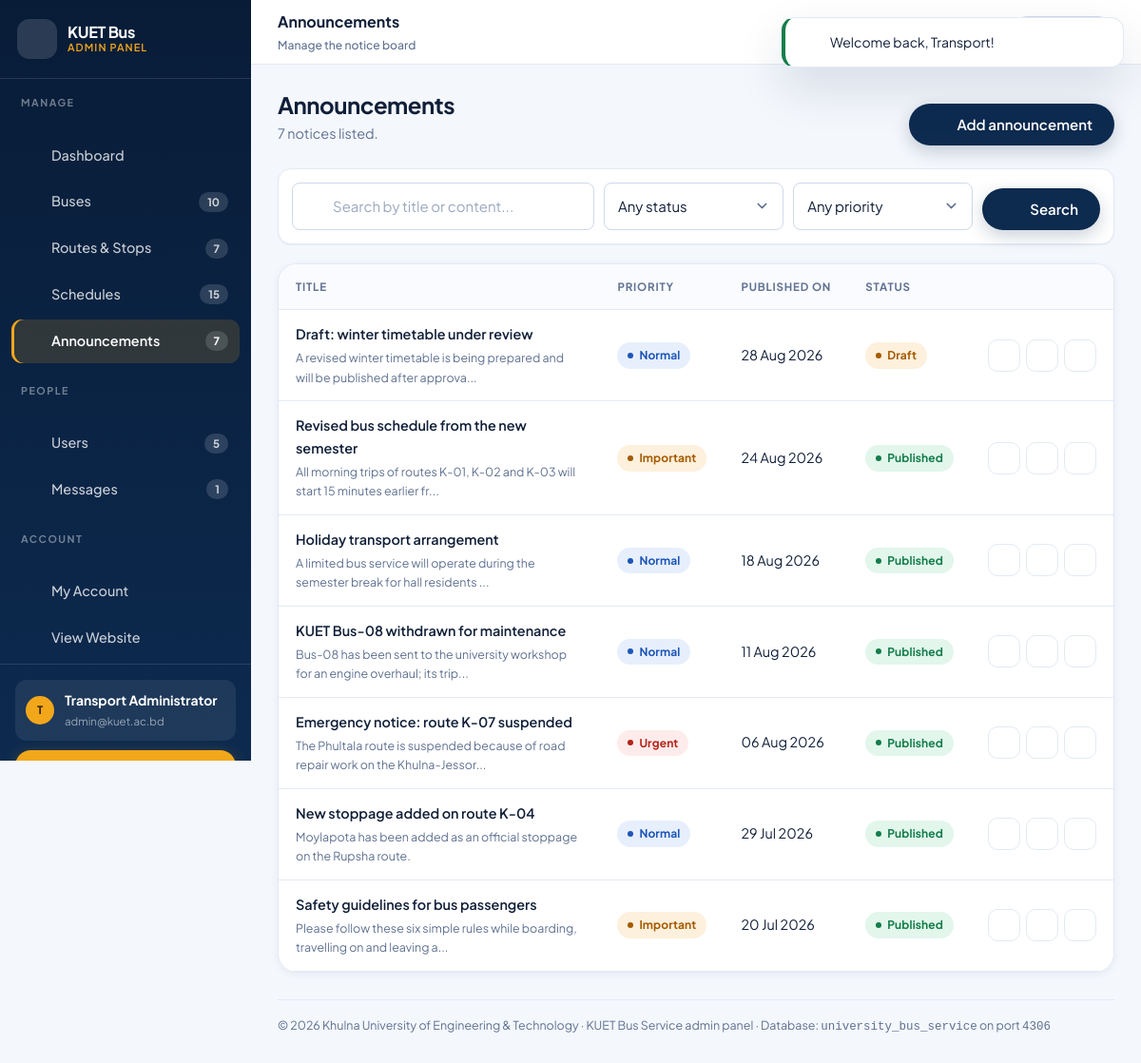
Screenshot of /admin/announcements/index.php (signed in) with the database file from the repository.
### tables this page shows
CREATE TABLE `users` (
    `id`         INT UNSIGNED NOT NULL AUTO_INCREMENT,
    `full_name`  VARCHAR(100)  NOT NULL,
    `email`      VARCHAR(150)  NOT NULL,
    `password`   VARCHAR(255)  NOT NULL,           
    `student_id` VARCHAR(30)       NULL,
    `department` VARCHAR(100)      NULL,
    `phone`      VARCHAR(20)       NULL,
    `role`       ENUM('user','admin') NOT NULL DEFAULT 'user',
    `created_at` TIMESTAMP     NOT NULL DEFAULT CURRENT_TIMESTAMP,
    `updated_at` TIMESTAMP     NOT NULL DEFAULT CURRENT_TIMESTAMP ON UPDATE CURRENT_TIMESTAMP,
    PRIMARY KEY (`id`),
    UNIQUE KEY `uq_users_email` (`email`),
    KEY `idx_users_role` (`role`)
);

CREATE TABLE `announcements` (
    `id`                INT UNSIGNED NOT NULL AUTO_INCREMENT,
    `title`             VARCHAR(160) NOT NULL,
    `short_description` VARCHAR(255) NOT NULL,
    `content`           TEXT         NOT NULL,
    `priority`          ENUM('Normal','Important','Urgent') NOT NULL DEFAULT 'Normal',
    `status`            ENUM('Published','Draft') NOT NULL DEFAULT 'Published',
    `published_on`      DATE         NOT NULL,
    `created_at`        TIMESTAMP    NOT NULL DEFAULT CURRENT_TIMESTAMP,
    `updated_at`        TIMESTAMP    NOT NULL DEFAULT CURRENT_TIMESTAMP ON UPDATE CURRENT_TIMESTAMP,
    PRIMARY KEY (`id`),
    KEY `idx_ann_status_date` (`status`, `published_on`)
);

### config/database.php (called while the page is built, shortened)
<?php
function db(): PDO
{
    static $pdo = null;
    if ($pdo instanceof PDO) {
        return $pdo;
    }
    $dsn = 'mysql:host=' . DB_HOST . ';port=' . DB_PORT . ';dbname=' . DB_NAME . ';charset=' . DB_CHARSET;
    $options = [
        PDO::ATTR_ERRMODE            => PDO::ERRMODE_EXCEPTION,
        PDO::ATTR_DEFAULT_FETCH_MODE => PDO::FETCH_ASSOC,
        PDO::ATTR_EMULATE_PREPARES   => false,
        PDO::ATTR_STRINGIFY_FETCHES  => false,
    ];
    try {
        $pdo = new PDO($dsn, DB_USER, DB_PASS, $options);
    } catch (PDOException $e) {
        error_log('[DB] ' . $e->getMessage());
        http_response_code(500);
        $detail = APP_DEBUG ? htmlspecialchars($e->getMessage(), ENT_QUOTES, 'UTF-8') : '';
        die(
            '<!doctype html><html lang="en"><head><meta charset="utf-8">'
            . '<meta name="viewport" content="width=device-width, initial-scale=1">'
            . '<title>Database unavailable</title>'
            . '<style>body{font-family:system-ui,Segoe UI,Arial,sans-serif;background:#f4f6fb;color:#102a53;'
            . 'display:flex;min-height:100vh;align-items:center;justify-content:center;margin:0;padding:24px}'
            . '.box{background:#fff;max-width:560px;padding:40px;border-radius:18px;'
            . 'box-shadow:0 20px 45px rgba(16,42,83,.12)}h1{margin:0 0 12px;font-size:22px}'
            . 'code{background:#eef2f9;padding:2px 6px;border-radius:6px;font-size:13px}'
            . 'li{margin-bottom:6px;line-height:1.6}</style></head><body><div class="box">'
            . '<h1>Cannot connect to the database</h1>'
            . '<p>The site could not reach the MySQL server. Please check the following:</p><ul>'
            . '<li>XAMPP &rarr; MySQL module is <strong>running</strong>.</li>'
            . '<li>MySQL is listening on port <code>' . DB_PORT . '</code>.</li>'
            . '<li>The database <code>' . DB_NAME . '</code> has been imported from '
            . '<code>database/university_bus_service.sql</code>.</li>'
            . '</ul>' . ($detail ? '<p><small>' . $detail . '</small></p>' : '')
            . '</div></body></html>'
        );
    }
    return $pdo;
}

### includes/auth.php (called while the page is built, shortened)
<?php
function isLoggedIn(): bool
{
    return !empty($_SESSION['user_id']);
}
function currentUser(): ?array
{
    $user = fetchOne(
        'SELECT id, full_name, email, student_id, department, phone, role FROM users WHERE id = ?',
        [(int) $_SESSION['user_id']]
    );
    return $user;
}

### admin/announcements/index.php (the view, shortened to what this page needs)
<?php
$pageTitle    = 'Announcements';
$pageSubtitle = 'Manage the notice board';
$adminSection = 'announcements';
$search   = get('q');
$where  = [];
$params = [];
$whereSql = $where ? ' WHERE ' . implode(' AND ', $where) : '';
$notices = fetchAll(
    'SELECT * FROM announcements' . $whereSql . ' ORDER BY published_on DESC, id DESC',
    $params
);
require_once __DIR__ . '/../../includes/admin_header.php';
?>
<div class="admin-head">
    <div>
        <h1>Announcements</h1>
        <p><?= e(count($notices)) ?> <?= count($notices) === 1 ? 'notice' : 'notices' ?> listed.</p>
    </div>
    <div class="admin-head__actions">
        <a class="btn btn--primary" href="<?= e(url('admin/announcements/create.php')) ?>">
            <?= icon('plus') ?> Add announcement
        </a>
    </div>
</div>
<div class="admin-toolbar">
    <form method="get" action="<?= e(url('admin/announcements/index.php')) ?>" role="search">
        <div class="field search-field">
            <input class="input" type="search" id="q" name="q" value="<?= e($search) ?>"
                   placeholder="Search by title or content..."
                   data-table-filter="#noticeTable">
        </div>
        <div class="field">
            <select class="select" id="status" name="status" data-auto-submit>
                <option value="">Any status</option>
            </select>
        </div>
        <div class="field">
            <select class="select" id="priority" name="priority" data-auto-submit>
                <option value="">Any priority</option>
            </select>
        </div>
        <div class="filter-actions">
            <button class="btn btn--primary" type="submit"><?= icon('search') ?> Search</button>
        </div>
    </form>
</div>
<?php if ($notices): ?>
    <div class="table-wrap">
        <div class="table-scroll">
            <table class="table table--stack" id="noticeTable">
                <thead>
                    <tr>
                        <th scope="col">Title</th>
                        <th scope="col">Priority</th>
                        <th scope="col">Published on</th>
                        <th scope="col">Status</th>
                        <th scope="col"><span class="sr-only">Actions</span></th>
                    </tr>
                </thead>
                <tbody>
                    <?php foreach ($notices as $n): ?>
                        <tr>
                            <td data-label="Title">
                                <span class="cell-main">
                                    <strong><?= e($n['title']) ?></strong>
                                    <span><?= e(excerpt($n['short_description'], 80)) ?></span>
                                </span>
                            </td>
                            <td data-label="Priority">
                                <span class="badge <?= e(statusClass($n['priority'])) ?>"><?= e($n['priority']) ?></span>
                            </td>
                            <td data-label="Published on"><?= e(dateText($n['published_on'])) ?></td>
                            <td data-label="Status">
                                <span class="badge <?= e(statusClass($n['status'])) ?>"><?= e($n['status']) ?></span>
                            </td>
                            <td data-label="Actions">
                                <span class="actions">
                                    <form method="post" action="<?= e(url('admin/announcements/toggle.php')) ?>"
                                          style="display:inline;">
                                        <button class="icon-btn" type="submit"
                                                title="<?= $n['status'] === 'Published' ? 'Unpublish' : 'Publish' ?>">
                                            <?= icon($n['status'] === 'Published' ? 'close' : 'check') ?>
                                        </button>
                                    </form>
                                    <a class="icon-btn" title="Edit"
                                       href="<?= e(url('admin/announcements/edit.php?id=' . (int) $n['id'])) ?>">
                                        <?= icon('edit') ?><span class="sr-only">Edit <?= e($n['title']) ?></span>
                                    </a>
                                    <form method="post" action="<?= e(url('admin/announcements/delete.php')) ?>"
                                          style="display:inline;"
                                          data-confirm="Delete the notice &quot;<?= e($n['title']) ?>&quot; permanently?">
                                        <button class="icon-btn icon-btn--danger" type="submit" title="Delete">
                                            <?= icon('trash') ?><span class="sr-only">Delete <?= e($n['title']) ?></span>
                                        </button>
                                    </form>
                                </span>
                            </td>
                        </tr>
                    <?php endforeach; ?>
                </tbody>
            </table>
        </div>
    </div>
<?php endif; ?>
<?php require_once __DIR__ . '/../../includes/admin_footer.php'; ?>

### includes/admin_header.php (shortened to what this page needs)
<?php
$pageTitle    = $pageTitle    ?? 'Dashboard';
$pageSubtitle = $pageSubtitle ?? 'Transport Office control panel';
$adminSection = $adminSection ?? 'dashboard';
$admin        = currentUser();
$sideCounts = [
    'buses'         => (int) fetchValue('SELECT COUNT(*) FROM buses'),
    'routes'        => (int) fetchValue('SELECT COUNT(*) FROM routes'),
    'schedules'     => (int) fetchValue('SELECT COUNT(*) FROM schedules'),
    'announcements' => (int) fetchValue('SELECT COUNT(*) FROM announcements'),
    'users'         => (int) fetchValue('SELECT COUNT(*) FROM users'),
    'messages'      => (int) fetchValue('SELECT COUNT(*) FROM contact_messages WHERE is_read = 0'),
];
$sideNav = [
    'Manage' => [
        ['key' => 'dashboard',     'label' => 'Dashboard',     'icon' => 'grid',      'href' => 'admin/index.php'],
        ['key' => 'buses',         'label' => 'Buses',         'icon' => 'bus',       'href' => 'admin/buses/index.php',         'count' => $sideCounts['buses']],
        ['key' => 'routes',        'label' => 'Routes & Stops','icon' => 'route',     'href' => 'admin/routes/index.php',        'count' => $sideCounts['routes']],
        ['key' => 'schedules',     'label' => 'Schedules',     'icon' => 'clock',     'href' => 'admin/schedules/index.php',     'count' => $sideCounts['schedules']],
        ['key' => 'announcements', 'label' => 'Announcements', 'icon' => 'megaphone', 'href' => 'admin/announcements/index.php', 'count' => $sideCounts['announcements']],
    ],
    'People' => [
        ['key' => 'users',    'label' => 'Users',    'icon' => 'users', 'href' => 'admin/users/index.php',    'count' => $sideCounts['users']],
        ['key' => 'messages', 'label' => 'Messages', 'icon' => 'inbox', 'href' => 'admin/messages/index.php', 'count' => $sideCounts['messages']],
    ],
    'Account' => [
        ['key' => 'profile', 'label' => 'My Account',  'icon' => 'settings', 'href' => 'admin/profile.php'],
        ['key' => 'site',    'label' => 'View Website','icon' => 'eye',      'href' => 'index.php'],
    ],
];
?>
<!doctype html>
<html lang="en">
<head>
    <link rel="stylesheet" href="<?= e(asset('assets/css/style.css')) ?>">
    <link rel="stylesheet" href="<?= e(asset('assets/css/admin.css')) ?>">
    <link rel="stylesheet" href="<?= e(asset('assets/css/responsive.css')) ?>">
</head>
<body class="admin-body">
<div class="admin">
    <aside class="admin-side" id="adminSide" aria-label="Admin navigation">
        <div class="admin-side__head">
            <a class="brand" href="<?= e(url('admin/index.php')) ?>">
                <span class="brand__mark"><?= icon('bus') ?></span>
                <span class="brand__text">
                    <b><?= e(UNIVERSITY_SHORT) ?> Bus</b>
                    <span>Admin Panel</span>
                </span>
            </a>
        </div>
        <?php foreach ($sideNav as $group => $items): ?>
            <div class="admin-side__group">
                <p class="admin-side__label"><?= e($group) ?></p>
                <ul class="admin-side__nav">
                    <?php foreach ($items as $item): ?>
                        <li>
                            <a href="<?= e(url($item['href'])) ?>"
                               class="<?= $adminSection === $item['key'] ? 'active' : '' ?>"
                               <?= $adminSection === $item['key'] ? 'aria-current="page"' : '' ?>>
                                <?= icon($item['icon']) ?>
                                <span><?= e($item['label']) ?></span>
                                <?php if (!empty($item['count'])): ?>
                                    <span class="admin-side__count"><?= e($item['count']) ?></span>
                                <?php endif; ?>
                            </a>
                        </li>
                    <?php endforeach; ?>
                </ul>
            </div>
        <?php endforeach; ?>
        <div class="admin-side__foot">
            <div class="admin-side__user">
                <span class="nav-user__avatar" aria-hidden="true">
                    <?= e(strtoupper(mb_substr($admin['full_name'], 0, 1))) ?>
                </span>
                <span>
                    <b><?= e($admin['full_name']) ?></b>
                    <span><?= e($admin['email']) ?></span>
                </span>
            </div>
            <a class="btn btn--accent btn--sm btn--block" href="<?= e(url('logout.php')) ?>">
                <?= icon('logout') ?> Log out
            </a>
        </div>
    </aside>
    <div class="admin__main">
        <header class="admin-top">
            <div class="admin-top__title">
                <?= e($pageTitle) ?>
                <span><?= e($pageSubtitle) ?></span>
            </div>
            <div class="admin-top__actions">
                <a class="btn btn--outline btn--sm" href="<?= e(url('index.php')) ?>" target="_blank" rel="noopener">
                </a>
            </div>
        </header>
        <main class="admin__content" id="adminMain">

### includes/functions.php (shortened to what this page needs)
<?php
function e($value): string
{
    return htmlspecialchars((string) $value, ENT_QUOTES | ENT_SUBSTITUTE, 'UTF-8');
}
function url(string $path = ''): string
{
    return BASE_URL . ltrim($path, '/');
}
function asset(string $path): string
{
    $relative = ltrim($path, '/');
    $file     = APP_ROOT . DIRECTORY_SEPARATOR . strtr($relative, chr(47), DIRECTORY_SEPARATOR);
    $version  = is_file($file) ? filemtime($file) : 1;
    return url($relative) . '?v=' . $version;
}
function get(string $key, $default = '')
{
    return isset($_GET[$key]) ? clean($_GET[$key]) : $default;
}
function isBlank($value): bool
{
    return $value === null || trim((string) $value) === '';
}
function q(string $sql, array $params = []): PDOStatement
{
    $stmt = db()->prepare($sql);
    $stmt->execute($params);
    return $stmt;
}
function fetchAll(string $sql, array $params = []): array
{
    return q($sql, $params)->fetchAll();
}
function fetchOne(string $sql, array $params = []): ?array
{
    $row = q($sql, $params)->fetch();
    return $row === false ? null : $row;
}
function fetchValue(string $sql, array $params = [], $default = 0)
{
    $value = q($sql, $params)->fetchColumn();
    return $value === false ? $default : $value;
}
function dateText(?string $date): string
{
    $ts = strtotime($date);
    return $ts ? date('d M Y', $ts) : (string) $date;
}
function excerpt(?string $text, int $limit = 120): string
{
    $text = trim(preg_replace('/[[:space:]]+/', ' ', strip_tags((string) $text)));
    if (mb_strlen($text) <= $limit) {
        return $text;
    }
    return mb_substr($text, 0, $limit) . '...';
}
function statusClass(string $status): string
{
    switch (strtolower($status)) {
        case 'active':
        case 'published':
            return 'badge--success';
        case 'maintenance':
        case 'draft':
        case 'suspended':
        case 'important':
            return 'badge--warning';
        case 'urgent':
            return 'badge--danger';
        default:
            return 'badge--info';
    }
}
function icon(string $name, string $class = 'icon'): string
{
    static $paths = null;
    $path = $paths[$name] ?? $paths['info'];
    return '<svg class="' . e($class) . '" viewBox="0 0 24 24" fill="none" stroke="currentColor" '
        . 'stroke-width="1.7" stroke-linecap="round" stroke-linejoin="round" aria-hidden="true" '
        . 'focusable="false">' . $path . '</svg>';
}

### rows the page displays
users: full_name "T", full_name "Transport Administrator", email "admin@kuet.ac.bd"
announcements: title "Draft: winter timetable under review", short_description "A revised winter timetable is being prepared and will be published after approva...", priority "Normal", published_on "28 Aug 2026", status "Draft"
announcements: title "Revised bus schedule from the new semester", short_description "All morning trips of routes K-01, K-02 and K-03 will start 15 minutes earlier fr...", priority "Important", published_on "24 Aug 2026", status "Published"
announcements: title "Holiday transport arrangement", short_description "A limited bus service will operate during the semester break for hall residents ...", priority "Normal", published_on "18 Aug 2026", status "Published"
announcements: title "KUET Bus-08 withdrawn for maintenance", short_description "Bus-08 has been sent to the university workshop for an engine overhaul; its trip...", priority "Normal", published_on "11 Aug 2026", status "Published"
announcements: title "Emergency notice: route K-07 suspended", short_description "The Phultala route is suspended because of road repair work on the Khulna-Jessor...", priority "Urgent", published_on "06 Aug 2026", status "Published"
announcements: title "New stoppage added on route K-04", short_description "Moylapota has been added as an official stoppage on the Rupsha route.", priority "Normal", published_on "29 Jul 2026", status "Published"
announcements: title "Safety guidelines for bus passengers", short_description "Please follow these six simple rules while boarding, travelling on and leaving a...", priority "Important", published_on "20 Jul 2026", status "Published"

### other values shown
UNIVERSITY_SHORT "KUET"
$group "MANAGE"
$item['label'] "Dashboard"
$item['label'] "Buses"
$item['count'] "10"
$item['label'] "Routes & Stops"
$item['count'] "7"
$item['label'] "Schedules"
$item['count'] "15"
$item['label'] "Announcements"
$group "PEOPLE"
$item['label'] "Users"
$item['count'] "5"
$item['label'] "Messages"
$item['count'] "1"
